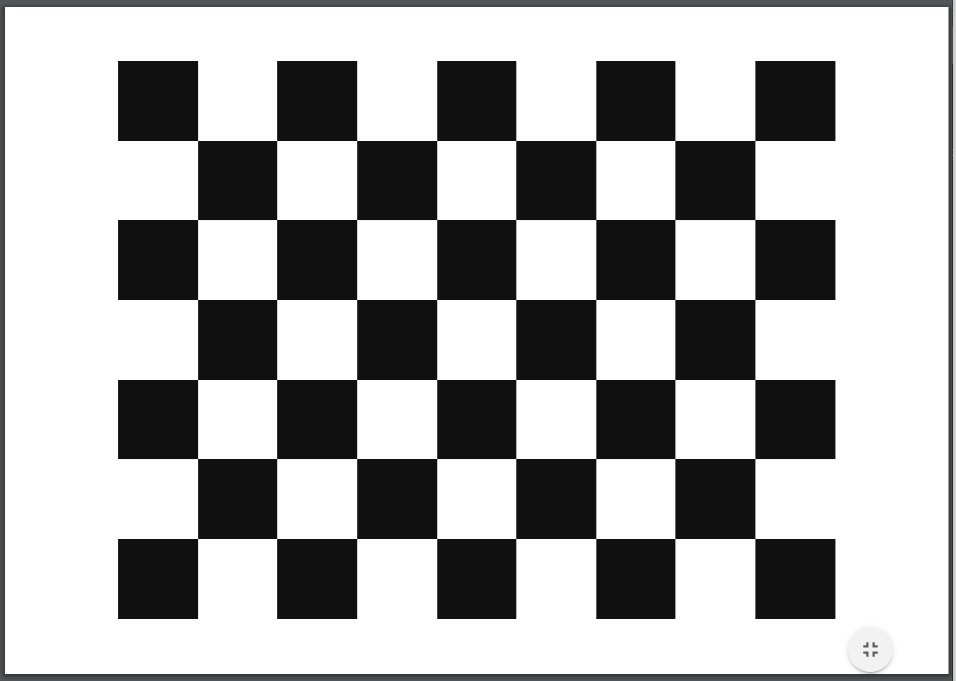
#> input picture checkboard.png, 956 x 681 px, given as the content of the folder frames/, which was not available
$ python undistort_images.py
#> lines starting #> are read from the running program, lines starting #| are printed output that depends on the picture; pictures that were not available may be replaced by others from this repository, and a replacement may not be noted
from __future__ import print_function
import numpy as np
import cv2
import os

def splitfn(file_path):
    file_path_parts = file_path.split(sep=os.sep)
    _path = os.path.join(*file_path_parts[:-1])
    file_name = file_path_parts[-1]
    file_name_parts = file_name.split(sep='.')
    return _path, file_name_parts[0], file_name_parts[1]

folder_path = 'frames/'

file_list = []

for filename in os.listdir(folder_path):
    file_list.append(folder_path + filename)

img_names_undistort = file_list
new_path = "undist/"

camera_matrix = np.array([[2.21729823e+03, 0.00000000e+00, 1.92418137e+03],
 [0.00000000e+00, 2.15031504e+03, 8.95376680e+02],
 [0.00000000e+00, 0.00000000e+00, 1.00000000e+00]])
dist_coefs = np.array([-0.43375672, 0.24203699, 0.00256289, -0.00120674, -0.07640675])

i = 0

for img_found in img_names_undistort:
    img = cv2.imread(img_names_undistort[i])
#> img is the input picture: shape (681, 956, 3); mean B, G, R 174.7, 174.6, 174.5
    img = cv2.resize(img, (3760, 2120))
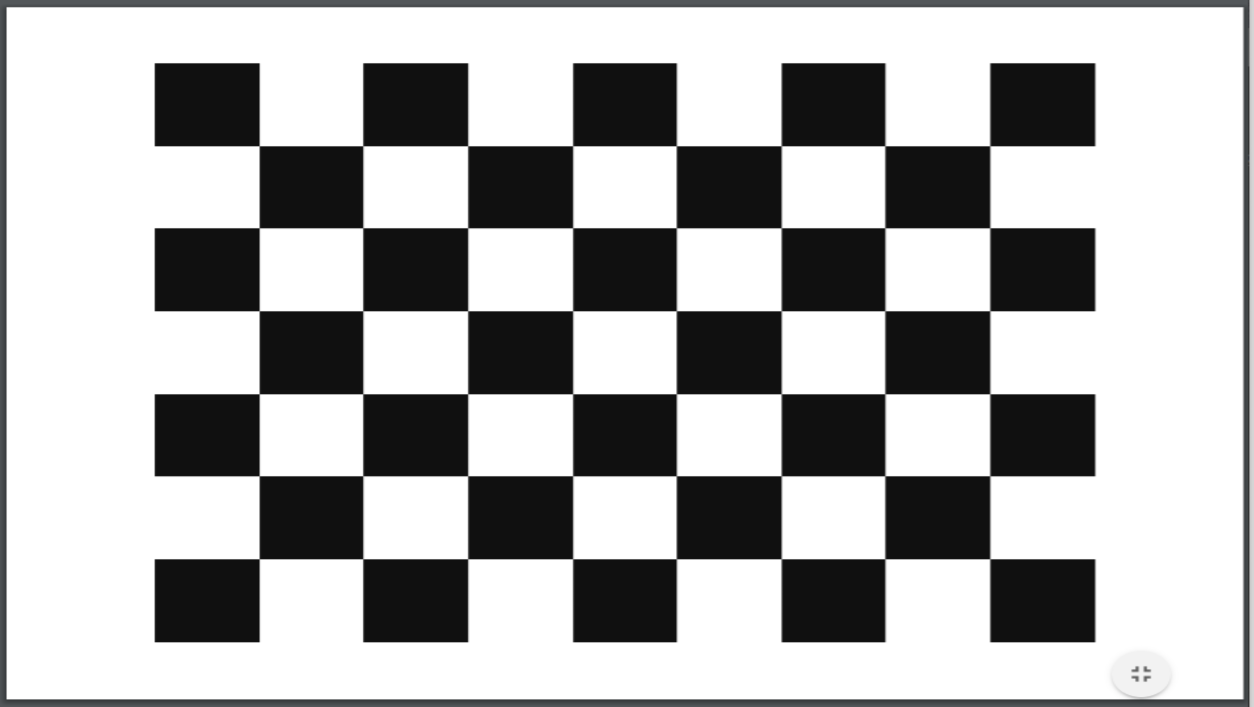
#> img: shape (2120, 3760, 3) (shown at 1/3 size); mean B, G, R 174.7, 174.6, 174.5
    img = cv2.cvtColor(img, cv2.COLOR_BGR2RGB)

    h, w = img.shape[:2]
#> h = 2120; w = 3760
    newcameramtx, roi = cv2.getOptimalNewCameraMatrix(camera_matrix, dist_coefs, (w, h), 1, (w, h))
#> roi = (1582, 120, 1121, 611)

    dst = cv2.undistort(img, camera_matrix, dist_coefs, None, newcameramtx)
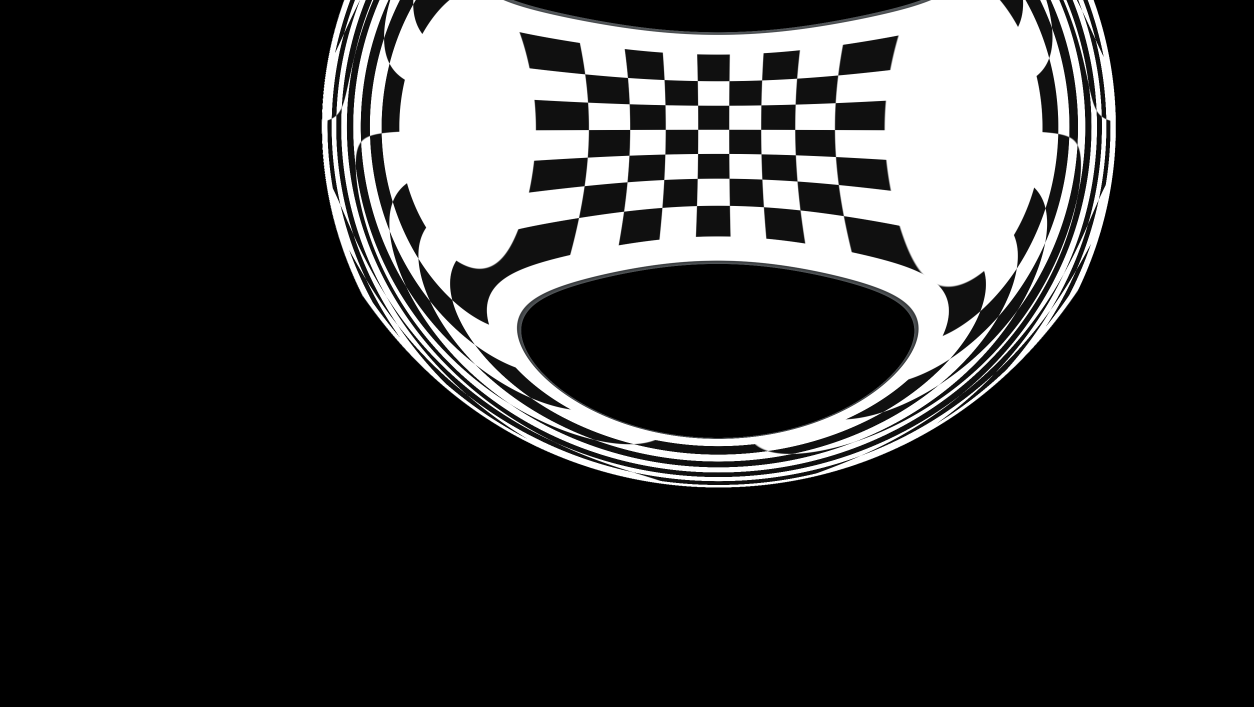
#> dst: shape (2120, 3760, 3) (shown at 1/3 size); mean R, G, B 52.4, 52.4, 52.4

    dst = cv2.cvtColor(dst, cv2.COLOR_BGR2RGB)

    x, y, w, h = roi
#> x = 1582; y = 120; w = 1121; h = 611
    dst = dst[y:y+h-50, x+70:x+w-20]
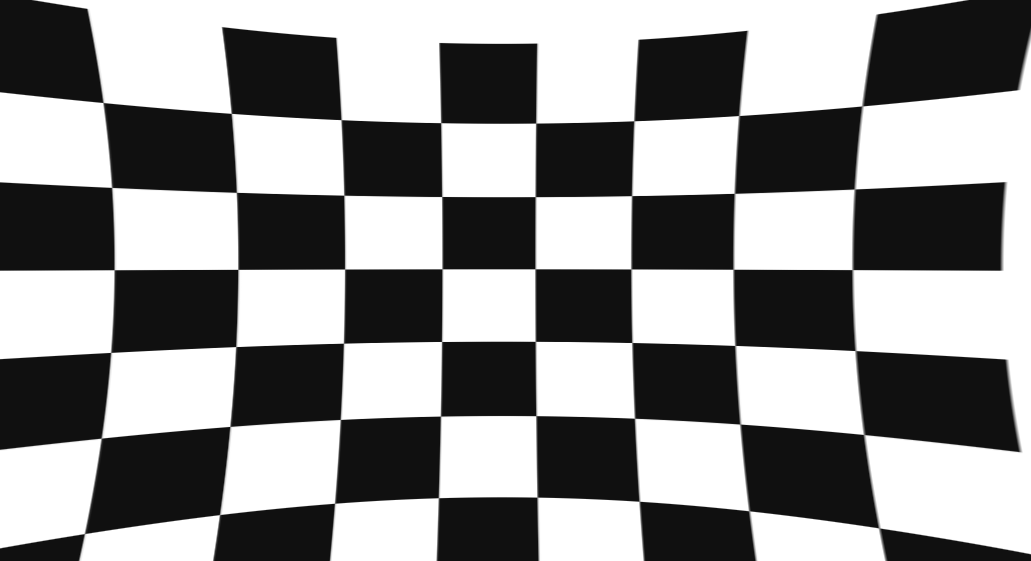
#> dst: shape (561, 1031, 3); min 16, max 255, mean 142.9

    name = img_found[7:]
    full_name = new_path + "undistorted_" + name.replace('.png','') + '.jpg'

    cv2.imwrite(full_name, dst)
    i = i + 1
    print(f'Processing... {i}/{len(file_list)}')
